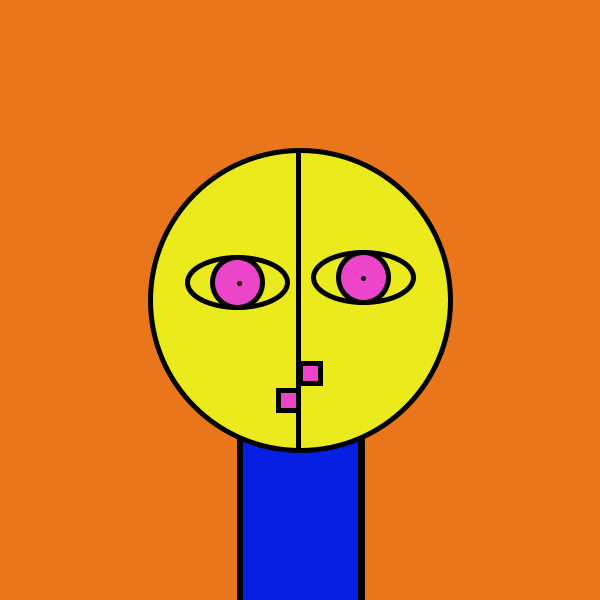
Frame 1 (no input)
Frame 60 (the mouse pressed at the canvas centre just before this capture): identical to frame 1, image omitted
Frame 120 (the mouse held since frame 60 and released just before this capture): identical to frame 1, image omitted

The Processing sketch that drew this single still picture (run headless with seeded random() and noise(); from frame 60 on, the mouse is pressed at the canvas centre):

// Processing sketch: processing_85758
// ── processing_85758.pde

void setup(){
size (600,600);
background(234,118,28);
strokeWeight(5);
fill(7,30,227);
rect(240,433,120,177);
fill(234,234,28);
ellipse(300,300,300,300);

ellipse(237,282,100,50);
fill(237,69,201);
ellipse(237,282,50,50);
fill(234,234,28);
ellipse(363,277,100,50);
fill(237,69,201);
ellipse(363,277,50,50);

point(239,283);

point(363,278);

line(298,153,298,449);

line(239,439,239,600);
line(362,439,362,600);

rect(300,363,20,20);
rect(278,390,20,20);


}

void draw(){
println("mouse x:");
println(mouseX);
println("mouse y:");
println(mouseY);
 
}
